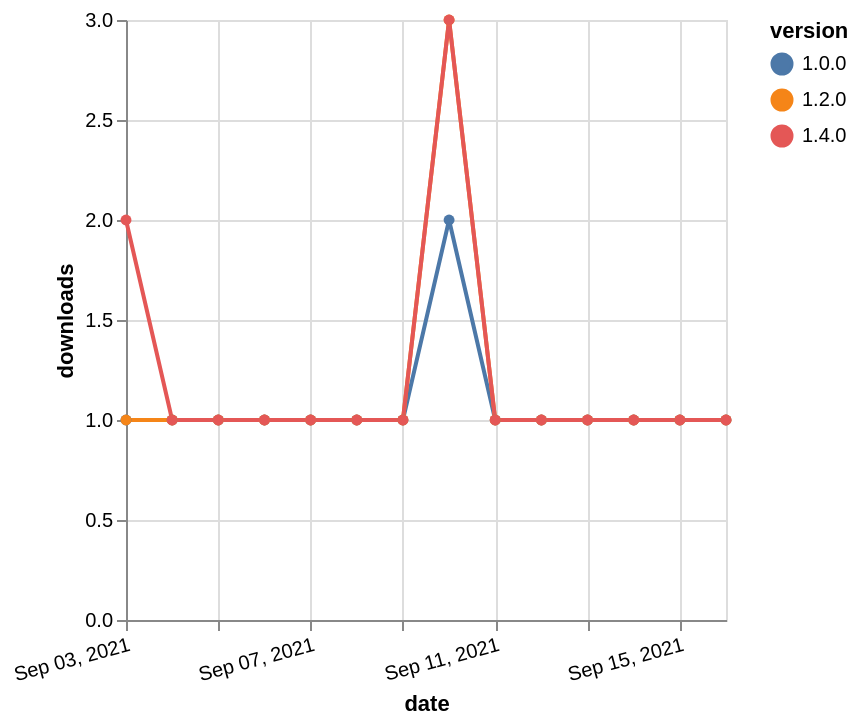

This figure's Vega-Lite source:
### Vega-Lite specification from a JSON file in a GitHub repository (floating-point values rounded to 4 significant figures)
{"$schema": "https://vega.github.io/schema/vega-lite/v5.json", "description": "A simple bar chart with embedded data.", "data": {"values": [{"date": "2021-09-03", "total": 148, "delta": 1, "version": "1.0.0"}, {"date": "2021-09-04", "total": 149, "delta": 1, "version": "1.0.0"}, {"date": "2021-09-05", "total": 150, "delta": 1, "version": "1.0.0"}, {"date": "2021-09-06", "total": 151, "delta": 1, "version": "1.0.0"}, {"date": "2021-09-07", "total": 152, "delta": 1, "version": "1.0.0"}, {"date": "2021-09-08", "total": 153, "delta": 1, "version": "1.0.0"}, {"date": "2021-09-09", "total": 154, "delta": 1, "version": "1.0.0"}, {"date": "2021-09-10", "total": 156, "delta": 2, "version": "1.0.0"}, {"date": "2021-09-11", "total": 157, "delta": 1, "version": "1.0.0"}, {"date": "2021-09-12", "total": 158, "delta": 1, "version": "1.0.0"}, {"date": "2021-09-13", "total": 159, "delta": 1, "version": "1.0.0"}, {"date": "2021-09-14", "total": 160, "delta": 1, "version": "1.0.0"}, {"date": "2021-09-15", "total": 161, "delta": 1, "version": "1.0.0"}, {"date": "2021-09-16", "total": 162, "delta": 1, "version": "1.0.0"}, {"date": "2021-09-03", "total": 166, "delta": 1, "version": "1.2.0"}, {"date": "2021-09-04", "total": 167, "delta": 1, "version": "1.2.0"}, {"date": "2021-09-05", "total": 168, "delta": 1, "version": "1.2.0"}, {"date": "2021-09-06", "total": 169, "delta": 1, "version": "1.2.0"}, {"date": "2021-09-07", "total": 170, "delta": 1, "version": "1.2.0"}, {"date": "2021-09-08", "total": 171, "delta": 1, "version": "1.2.0"}, {"date": "2021-09-09", "total": 172, "delta": 1, "version": "1.2.0"}, {"date": "2021-09-10", "total": 175, "delta": 3, "version": "1.2.0"}, {"date": "2021-09-11", "total": 176, "delta": 1, "version": "1.2.0"}, {"date": "2021-09-12", "total": 177, "delta": 1, "version": "1.2.0"}, {"date": "2021-09-13", "total": 178, "delta": 1, "version": "1.2.0"}, {"date": "2021-09-14", "total": 179, "delta": 1, "version": "1.2.0"}, {"date": "2021-09-15", "total": 180, "delta": 1, "version": "1.2.0"}, {"date": "2021-09-16", "total": 181, "delta": 1, "version": "1.2.0"}, {"date": "2021-09-03", "total": 114, "delta": 2, "version": "1.4.0"}, {"date": "2021-09-04", "total": 115, "delta": 1, "version": "1.4.0"}, {"date": "2021-09-05", "total": 116, "delta": 1, "version": "1.4.0"}, {"date": "2021-09-06", "total": 117, "delta": 1, "version": "1.4.0"}, {"date": "2021-09-07", "total": 118, "delta": 1, "version": "1.4.0"}, {"date": "2021-09-08", "total": 119, "delta": 1, "version": "1.4.0"}, {"date": "2021-09-09", "total": 120, "delta": 1, "version": "1.4.0"}, {"date": "2021-09-10", "total": 123, "delta": 3, "version": "1.4.0"}, {"date": "2021-09-11", "total": 124, "delta": 1, "version": "1.4.0"}, {"date": "2021-09-12", "total": 125, "delta": 1, "version": "1.4.0"}, {"date": "2021-09-13", "total": 126, "delta": 1, "version": "1.4.0"}, {"date": "2021-09-14", "total": 127, "delta": 1, "version": "1.4.0"}, {"date": "2021-09-15", "total": 128, "delta": 1, "version": "1.4.0"}, {"date": "2021-09-16", "total": 129, "delta": 1, "version": "1.4.0"}]}, "width": "container", "mark": {"type": "line", "point": {"filled": true}}, "encoding": {"x": {"field": "date", "type": "temporal", "timeUnit": "yearmonthdate", "title": "date", "axis": {"labelAngle": -15}}, "y": {"field": "delta", "type": "quantitative", "title": "downloads"}, "color": {"field": "version", "type": "nominal"}, "tooltip": {"field": "delta"}}}
